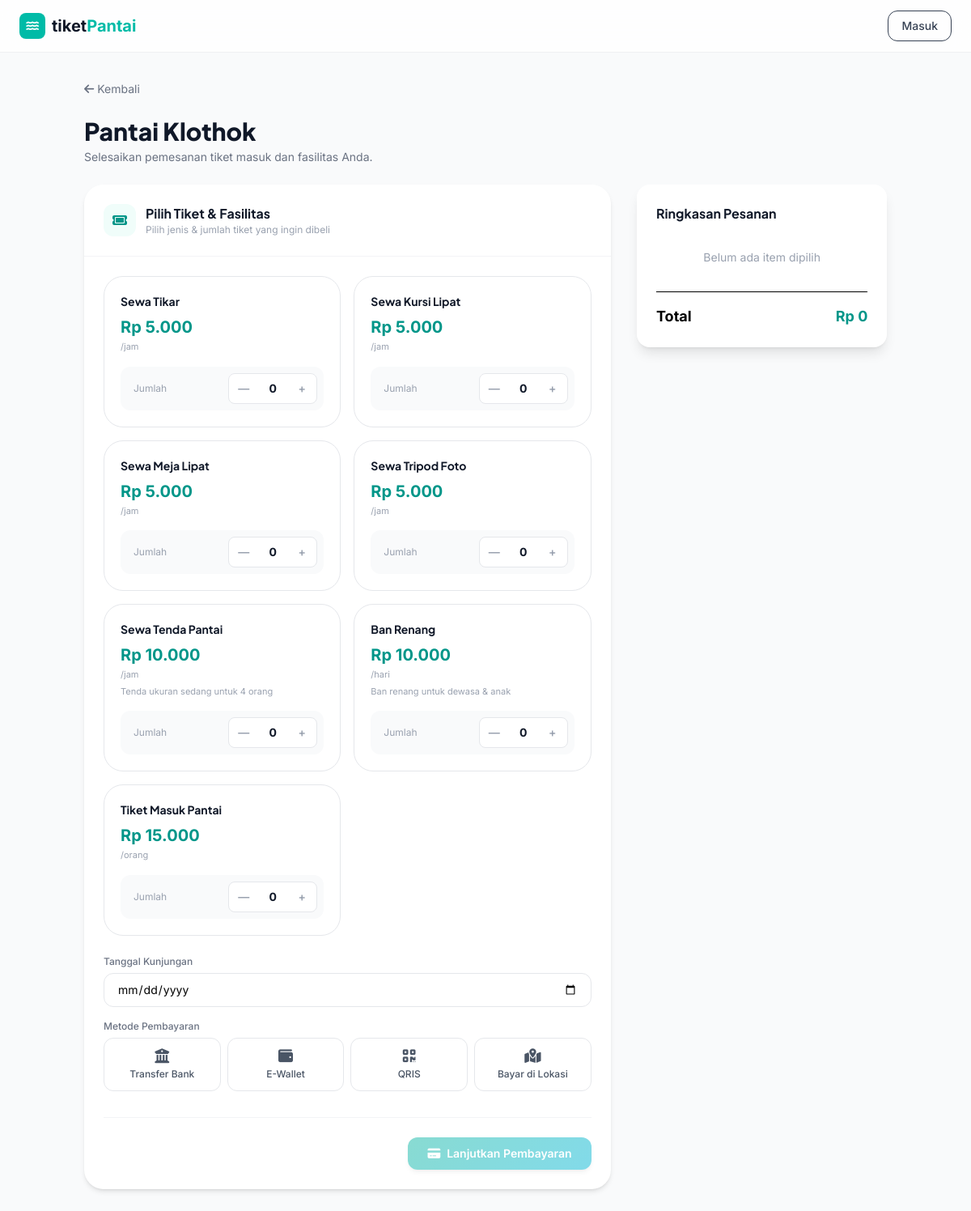
/checkout.php?wisata=pantai-klothok, run on the app's committed database.
### tables this page shows
CREATE TABLE IF NOT EXISTS destinations (
  id INT UNSIGNED AUTO_INCREMENT PRIMARY KEY,
  name VARCHAR(255) NOT NULL,
  slug VARCHAR(255) NOT NULL UNIQUE,
  image VARCHAR(500) DEFAULT NULL,
  location TEXT,
  rating DECIMAL(2,1) DEFAULT 0,
  reviews INT DEFAULT 0,
  open_hours VARCHAR(50) DEFAULT NULL,
  price INT DEFAULT 0,
  description TEXT,
  category VARCHAR(100) DEFAULT 'Obyek Wisata',
  is_popular BOOLEAN DEFAULT FALSE,
  is_active BOOLEAN DEFAULT TRUE,
  created_at DATETIME DEFAULT CURRENT_TIMESTAMP,
  updated_at DATETIME DEFAULT CURRENT_TIMESTAMP ON UPDATE CURRENT_TIMESTAMP
);

CREATE TABLE IF NOT EXISTS ticket_types (
  id INT UNSIGNED AUTO_INCREMENT PRIMARY KEY,
  name VARCHAR(255) NOT NULL,
  price INT NOT NULL,
  unit VARCHAR(50) DEFAULT NULL,
  description TEXT,
  destination_id INT UNSIGNED NOT NULL,
  created_at DATETIME DEFAULT CURRENT_TIMESTAMP,
  updated_at DATETIME DEFAULT CURRENT_TIMESTAMP ON UPDATE CURRENT_TIMESTAMP,
  FOREIGN KEY (destination_id) REFERENCES destinations(id) ON DELETE CASCADE
);

### payments.php (called while the page is built, shortened)
<?php
function get_payments(): array
{
    return [
        'groups' => [
            'bank'     => ['label' => 'Transfer Bank', 'icon' => 'fa-building-columns'],
            'ewallet'  => ['label' => 'E-Wallet',      'icon' => 'fa-wallet'],
            'qris'     => ['label' => 'QRIS',          'icon' => 'fa-qrcode'],
            'location' => ['label' => 'Bayar di Lokasi', 'icon' => 'fa-map-location-dot'],
        ],
        'bank' => [
            ['key' => 'bca',     'name' => 'Bank BCA',     'number' => '1234567890', 'holder' => 'TiketPantai'],
            ['key' => 'mandiri', 'name' => 'Bank Mandiri', 'number' => '1357902468', 'holder' => 'TiketPantai'],
            ['key' => 'bni',     'name' => 'Bank BNI',     'number' => '9876543210', 'holder' => 'TiketPantai'],
            ['key' => 'bri',     'name' => 'Bank BRI',     'number' => '2468135790', 'holder' => 'TiketPantai'],
        ],
        'ewallet' => [
            ['key' => 'gopay',     'name' => 'GoPay',     'number' => '081234567890', 'holder' => 'Budi Santoso'],
            ['key' => 'dana',      'name' => 'DANA',      'number' => '081234567890', 'holder' => 'Budi Santoso'],
            ['key' => 'shopeepay', 'name' => 'ShopeePay', 'number' => '081234567890', 'holder' => 'Budi Santoso'],
            ['key' => 'ovo',       'name' => 'OVO',       'number' => '081234567890', 'holder' => 'Budi Santoso'],
        ],
        'qris' => [
            'image' => 'assets/qris.jpeg',
            'label' => 'QRIS',
        ],
    ];
}

### checkout.php (the view, shortened to what this page needs)
<?php
$pdo = require __DIR__ . '/db.php';
$user = $_SESSION['user'] ?? null;
$slug = $_GET['wisata'] ?? '';
require __DIR__ . '/payments.php';
$payCfg = get_payments();
$stmt = $pdo->prepare('SELECT * FROM destinations WHERE slug = ? AND is_active = TRUE LIMIT 1');
$stmt->execute([$slug]);
$dest = $stmt->fetch();
$ttStmt = $pdo->prepare('SELECT * FROM ticket_types WHERE destination_id = ? ORDER BY price ASC');
$ttStmt->execute([$dest['id']]);
$ticketTypes = $ttStmt->fetchAll();
?>
<!doctype html>
<html lang="id">
<head>
  <script src="https://cdn.jsdelivr.net/npm/@tailwindcss/browser@4"></script>
  <link rel="stylesheet" href="https://cdnjs.cloudflare.com/ajax/libs/font-awesome/6.4.0/css/all.min.css">
  <link rel="stylesheet" href="assets/app.css">
</head>
<body class="bg-gray-50">
  <nav class="tp-nav sticky top-0 z-50 bg-white/80 backdrop-blur-lg border-b border-gray-200/60">
    <div class="max-w-7xl mx-auto px-4 sm:px-6 flex items-center justify-between h-16">
      <a href="index.php" class="flex items-center gap-2">
        <div class="w-8 h-8 bg-teal-500 rounded-lg flex items-center justify-center"><i class="fa-solid fa-water text-white text-sm"></i></div>
        <span class="text-xl font-bold text-gray-900">tiket<span class="text-teal-500">Pantai</span></span>
      </a>
      <div class="flex items-center gap-3">
        <?php if ($user): ?>
        <span class="text-sm text-teal-700 font-medium"><?= htmlspecialchars($user['name']) ?></span>
        <a href="auth/logout.php" class="text-sm text-gray-500 hover:text-red-500">Keluar</a>
        <?php else: ?>
        <a href="auth/login.php" class="text-sm font-medium text-gray-700 px-4 py-2 border rounded-xl">Masuk</a>
        <?php endif; ?>
      </div>
    </div>
  </nav>
  <div class="max-w-5xl mx-auto my-8 px-4">
    <a href="index.php" class="text-sm text-gray-500 hover:text-gray-700 mb-6 inline-flex items-center gap-1"><i class="fa-solid fa-arrow-left"></i> Kembali</a>
    <h1 class="font-display text-3xl font-extrabold text-gray-900 mb-1"><?= htmlspecialchars($dest['name']) ?></h1>
    <p class="text-sm text-gray-500 mb-6">Selesaikan pemesanan tiket masuk dan fasilitas Anda.</p>
    <div class="grid grid-cols-1 lg:grid-cols-3 gap-8">
      <div class="lg:col-span-2">
        <div class="reveal bg-white rounded-3xl shadow-md overflow-hidden">
          <div class="p-6 border-b border-gray-100 flex items-center gap-3">
            <div class="w-10 h-10 bg-teal-50 rounded-xl flex items-center justify-center"><i class="fa-solid fa-ticket text-teal-600"></i></div>
            <div>
              <h2 class="font-bold text-gray-900">Pilih Tiket & Fasilitas</h2>
              <p class="text-xs text-gray-400">Pilih jenis & jumlah tiket yang ingin dibeli</p>
            </div>
          </div>
          <div class="p-6">
            <form id="checkoutForm" method="POST" action="process_order.php">
              <div class="grid grid-cols-1 sm:grid-cols-2 gap-4">
                <?php foreach ($ticketTypes as $tt): ?>
                <div id="card-<?= $tt['id'] ?>" class="tp-card border border-gray-200 rounded-3xl p-5 flex flex-col justify-between min-h-[150px] hover:border-teal-400">
                  <div>
                    <h3 class="font-bold text-gray-900 text-sm"><?= htmlspecialchars($tt['name']) ?></h3>
                    <div class="text-teal-600 font-bold text-xl mt-2">Rp <?= number_format($tt['price'], 0, ',', '.') ?></div>
                    <div class="text-[11px] text-gray-400 mt-0.5"><?= htmlspecialchars($tt['unit']) ?></div>
                    <?php if ($tt['description']): ?>
                    <div class="text-[11px] text-gray-400 mt-1"><?= htmlspecialchars($tt['description']) ?></div>
                    <?php endif; ?>
                  </div>
                  <div class="flex items-center justify-between bg-gray-50 rounded-xl p-2 mt-4">
                    <span class="text-xs text-gray-400 pl-2">Jumlah</span>
                    <div class="flex items-center gap-3 bg-white border border-gray-200 rounded-lg p-1">
                      <button type="button" onclick="ubahJumlah(<?= $tt['id'] ?>, -1)" class="w-7 h-7 flex items-center justify-center text-gray-400 hover:text-gray-600 hover:bg-gray-50 rounded-md transition cursor-pointer text-sm font-semibold">&mdash;</button>
                      <span id="qty-<?= $tt['id'] ?>" class="font-bold text-gray-900 text-sm min-w-[20px] text-center">0</span>
                      <button type="button" onclick="ubahJumlah(<?= $tt['id'] ?>, 1)" class="w-7 h-7 flex items-center justify-center text-gray-400 hover:text-gray-600 hover:bg-gray-50 rounded-md transition cursor-pointer text-sm font-semibold">+</button>
                    </div>
                  </div>
                </div>
                <?php endforeach; ?>
              </div>
              <div class="mt-6 space-y-4">
                <div>
                  <label class="block text-xs text-gray-500 mb-1.5 font-medium">Tanggal Kunjungan</label>
                  <input type="date" name="visit_date" id="visit_date" min="<?= date('Y-m-d') ?>" class="w-full px-4 py-2.5 border border-gray-200 rounded-xl text-sm focus:outline-none focus:ring-2 focus:ring-teal-500" required>
                </div>
                <div>
                  <label class="block text-xs text-gray-500 mb-1.5 font-medium">Metode Pembayaran</label>
                  <div class="grid grid-cols-2 sm:grid-cols-4 gap-2 mb-3">
                    <?php foreach ($payCfg['groups'] as $gKey => $g): ?>
                    <button type="button" data-group="<?= $gKey ?>"
                      onclick="pilihMetode('<?= $gKey ?>', '<?= htmlspecialchars($g['label'], ENT_QUOTES) ?>')"
                      class="metode-btn flex flex-col items-center gap-1.5 border border-gray-200 rounded-xl py-3 px-2 text-xs font-medium text-gray-600 hover:border-teal-400 hover:bg-teal-50 transition cursor-pointer">
                      <i class="fa-solid <?= $g['icon'] ?> text-lg"></i>
                      <span><?= htmlspecialchars($g['label']) ?></span>
                    </button>
                    <?php endforeach; ?>
                  </div>
                </div>
              </div>
              <div class="mt-8 pt-6 border-t border-gray-100 flex justify-end">
                <button type="submit" id="submitBtn" class="tp-btn tp-btn-gradient text-white text-sm font-semibold py-2.5 px-6 rounded-xl shadow-md cursor-pointer flex items-center gap-2 disabled:opacity-50 disabled:cursor-not-allowed" disabled>
                  <i class="fa-solid fa-credit-card"></i> Lanjutkan Pembayaran
                </button>
              </div>
            </form>
          </div>
        </div>
      </div>
      <div>
        <div class="reveal bg-white rounded-2xl shadow-lg p-6 sticky top-24">
          <h3 class="font-bold text-gray-900 mb-4">Ringkasan Pesanan</h3>
          <div class="text-sm text-gray-400 text-center py-4" id="summary-empty">Belum ada item dipilih</div>
          <hr class="my-4">
          <div class="flex justify-between font-bold text-lg">
            <span>Total</span>
            <span class="text-teal-600" id="total-display">Rp 0</span>
          </div>
        </div>
      </div>
    </div>
  </div>
</body>
</html>

### assets/app.css (style rules this page uses)
:root { --tp-teal: #14b8a6; --tp-teal-deep: #0d9488; --tp-cyan: #22d3ee; --tp-ink: #0f172a; --tp-shadow: 0 10px 30px -12px rgba(13, 148, 136, 0.25); --tp-shadow-lg: 0 24px 60px -20px rgba(15, 23, 42, 0.28); }
html { scroll-behavior: smooth; }
body { -webkit-font-smoothing: antialiased; -moz-osx-font-smoothing: grayscale; text-rendering: optimizeLegibility; }
h1, h2, h3 { text-wrap: balance; }
p { text-wrap: pretty; }
* { scrollbar-width: thin; scrollbar-color: #99f6e4 transparent; }
.reveal { opacity: 0; transform: translateY(24px); transition: opacity 0.7s cubic-bezier(0.22, 1, 0.36, 1), transform 0.7s cubic-bezier(0.22, 1, 0.36, 1); transition-delay: var(--reveal-delay, 0ms); will-change: opacity, transform; }
.reveal.is-visible { opacity: 1; transform: none; }
.tp-card { transition: transform 0.35s cubic-bezier(0.22, 1, 0.36, 1), box-shadow 0.35s cubic-bezier(0.22, 1, 0.36, 1), border-color 0.35s ease; }
.tp-btn { position: relative; overflow: hidden; transition: transform 0.2s ease, box-shadow 0.3s ease, background-color 0.3s ease; }
.tp-btn::before { content: ""; position: absolute; top: 0; left: -120%; width: 60%; height: 100%; background: linear-gradient(120deg, transparent, rgba(255, 255, 255, 0.45), transparent); transform: skewX(-20deg); transition: left 0.6s ease; }
.tp-btn-gradient { background-image: linear-gradient(135deg, #14b8a6 0%, #06b6d4 100%); }
.tp-nav { transition: box-shadow 0.3s ease, background-color 0.3s ease; }

### checkout.php (style rules this page uses)
body { font-family: 'Inter', sans-serif; }
h1, h2, h3, .font-display { font-family: 'Plus Jakarta Sans', 'Inter', sans-serif; }

### data on the page
destinations: name "Pantai Klothok"
ticket_types: name "Sewa Tikar", price "5.000", unit "/jam"
ticket_types: name "Sewa Kursi Lipat", price "5.000", unit "/jam"
ticket_types: name "Sewa Meja Lipat", price "5.000", unit "/jam"
ticket_types: name "Sewa Tripod Foto", price "5.000", unit "/jam"
ticket_types: name "Sewa Tenda Pantai", price "10.000", unit "/jam", description "Tenda ukuran sedang untuk 4 orang"
ticket_types: name "Ban Renang", price "10.000", unit "/hari", description "Ban renang untuk dewasa & anak"
ticket_types: name "Tiket Masuk Pantai", price "15.000", unit "/orang"

### other printed values
$g['label'] "Transfer Bank"
$g['label'] "E-Wallet"
$g['label'] "QRIS"
$g['label'] "Bayar di Lokasi"
